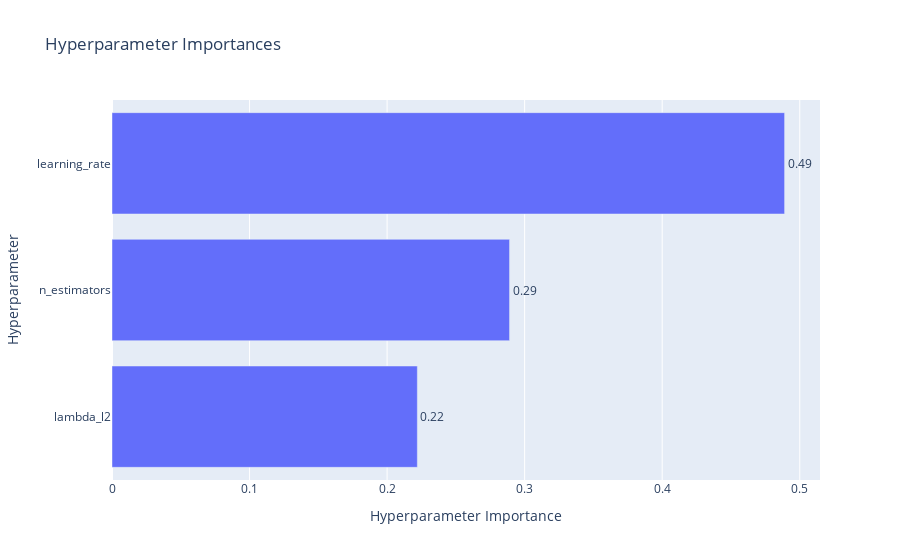

The notebook cell saved with this chart:
### Code cell
optuna.visualization.plot_param_importances(study)

### Figure 1 — Plotly figure (JSON) as saved in the notebook; plotly's stock layout.template omitted (floating-point values rounded to 4 significant figures)
{"data": [{"cliponaxis": false, "hovertemplate": ["lambda_l2 (FloatDistribution): 0.22198653225892373<extra></extra>", "n_estimators (IntDistribution): 0.28902638647450196<extra></extra>", "learning_rate (FloatDistribution): 0.48898708126657436<extra></extra>"], "name": "Objective Value", "orientation": "h", "text": ["0.22", "0.29", "0.49"], "textposition": "outside", "type": "bar", "x": [0.222, 0.289, 0.489], "y": ["lambda_l2", "n_estimators", "learning_rate"]}], "layout": {"title": {"text": "Hyperparameter Importances"}, "xaxis": {"title": {"text": "Hyperparameter Importance"}}, "yaxis": {"title": {"text": "Hyperparameter"}}}}
